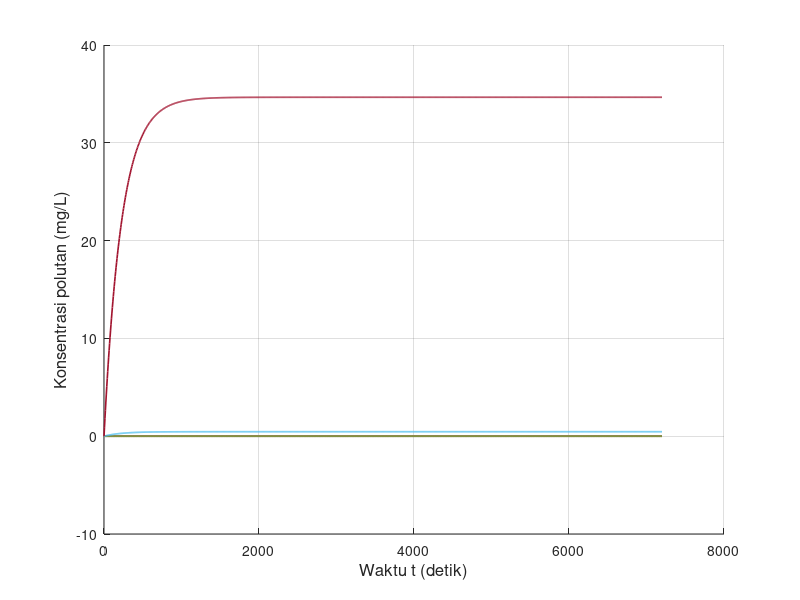

The MATLAB source for this figure: (Note: this script raises an error after producing the figure.)
clear; clc; close all;

% Feby Syarief Al A`raaf
% 26050124130087
% Oseanografi C
%
% Simulasi adveksi 1 dimensi metode Crank-Nicolson
% Sumber polutan kontinu
% Grafik: konsentrasi polutan terhadap waktu
% NIM = 087, sehingga:
% x = 0, y = 8, z = 7

x_digit = 0;
y_digit = 8;
z_digit = 7;

C_source = 10 * z_digit;

L = 3000;
T = 7200;

scenario(1).nama = 'Skenario 1';
scenario(1).dx   = 15;
scenario(1).dt   = 6;
scenario(1).G    = 0.5;
scenario(1).m    = 15 + z_digit;

scenario(2).nama = 'Skenario 2';
scenario(2).dx   = 30;
scenario(2).dt   = 6;
scenario(2).G    = 0.05;
scenario(2).m    = 30 + z_digit;

scenario(3).nama = 'Skenario 3';
scenario(3).dx   = 15;
scenario(3).dt   = 6;
scenario(3).G    = 1;
scenario(3).m    = 15 + z_digit;

folder_output = 'output_Kontinu_CN_Polutan_Terhadap_Waktu';
if ~exist(folder_output, 'dir')
    mkdir(folder_output);
end

for s = 1:numel(scenario)

    fprintf('\nMemproses %s\n', scenario(s).nama);

    dx       = scenario(s).dx;
    dt       = scenario(s).dt;
    G        = scenario(s).G;
    m_source = scenario(s).m;

    M_grid = round(L / dx) + 1;
    Mmax   = max(M_grid, m_source);
    Nmax   = round(T / dt);

    alpha = (G * dt) / (dx^2);

    fprintf('dx = %.3f m, dt = %.3f s, G = %.3f m^2/s, m = %d\n', dx, dt, G, m_source);
    fprintf('Mmax = %d, Nmax = %d, alpha = %.6f\n', Mmax, Nmax, alpha);

    F = zeros(Nmax + 1, Mmax);

    t_step = 0:Nmax;
    t_time = t_step * dt;

    rv = [10 12 14 16 19 21 23];
    rv_valid = rv(rv >= 1 & rv <= Mmax);

    if length(rv_valid) < length(rv)
        fprintf('%s: beberapa grid berada di luar domain sehingga tidak digrafikkan.\n', scenario(s).nama);
    end

    a = -alpha;
    b = 2 + 2 * alpha;
    c = -alpha;

    H = zeros(1, Mmax);
    Q = zeros(1, Mmax);
    D = zeros(1, Mmax);

    for n = 1:Nmax

        F(n, m_source) = C_source;

        for i = 2:(Mmax-1)
            D(i) = alpha * F(n, i+1) + (2 - 2 * alpha) * F(n, i) + alpha * F(n, i-1);
        end

        D(2)      = D(2) + alpha * F(n+1, 1);
        D(Mmax-1) = D(Mmax-1) + alpha * F(n+1, Mmax);

        H(2) = c / b;
        Q(2) = D(2) / b;

        for i = 3:(Mmax-1)
            denom = b - a * H(i-1);
            H(i) = c / denom;
            Q(i) = (D(i) - a * Q(i-1)) / denom;
        end

        F(n+1, Mmax-1) = Q(Mmax-1);

        for j = (Mmax-2):-1:2
            F(n+1, j) = H(j) * F(n+1, j+1) + Q(j);
        end

        F(n+1, 1)    = F(n+1, 2);
        F(n+1, Mmax) = F(n+1, Mmax-1);
        F(n+1, m_source) = C_source;
    end

    fig = figure('Visible', 'off', 'Position', [100 100 1400 600]);
    hold on;

    legend_text = {};

    for k = 1:length(rv_valid)
        plot(t_time, F(:, rv_valid(k)), 'LineWidth', 1.2);
        legend_text{end+1} = sprintf('m = %d', rv_valid(k));
    end

    grid on;
    xlabel('Waktu t (detik)', 'FontSize', 12);
    ylabel('Konsentrasi polutan (mg/L)', 'FontSize', 12);
    title(sprintf('%s - Konsentrasi polutan terhadap waktu', scenario(s).nama), ...
        'Feby Syarief-0087-Ose C', 'FontSize', 14, 'FontWeight', 'bold');
    xlim([t_time(1), t_time(end)]);

    y_max = max(F(:, rv_valid), [], 'all');
    if isempty(y_max) || isnan(y_max) || y_max <= 0
        ylim([0 1]);
    else
        ylim([0, max(C_source * 1.2, y_max * 1.1)]);
    end

    set(gca, 'FontSize', 11);

    legend(legend_text, ...
        'Location', 'northwest', ...
        'FontSize', 8, ...
        'NumColumns', 2, ...
        'Box', 'on');

    hold off;

    nama_file = sprintf('cn_kontinu_waktu_skenario_%d.png', s);
    saveas(fig, fullfile(folder_output, nama_file));
    close(fig);

    fprintf('%s selesai diproses.\n', scenario(s).nama);
end

fprintf('\nSemua skenario telah selesai diproses.\n');
